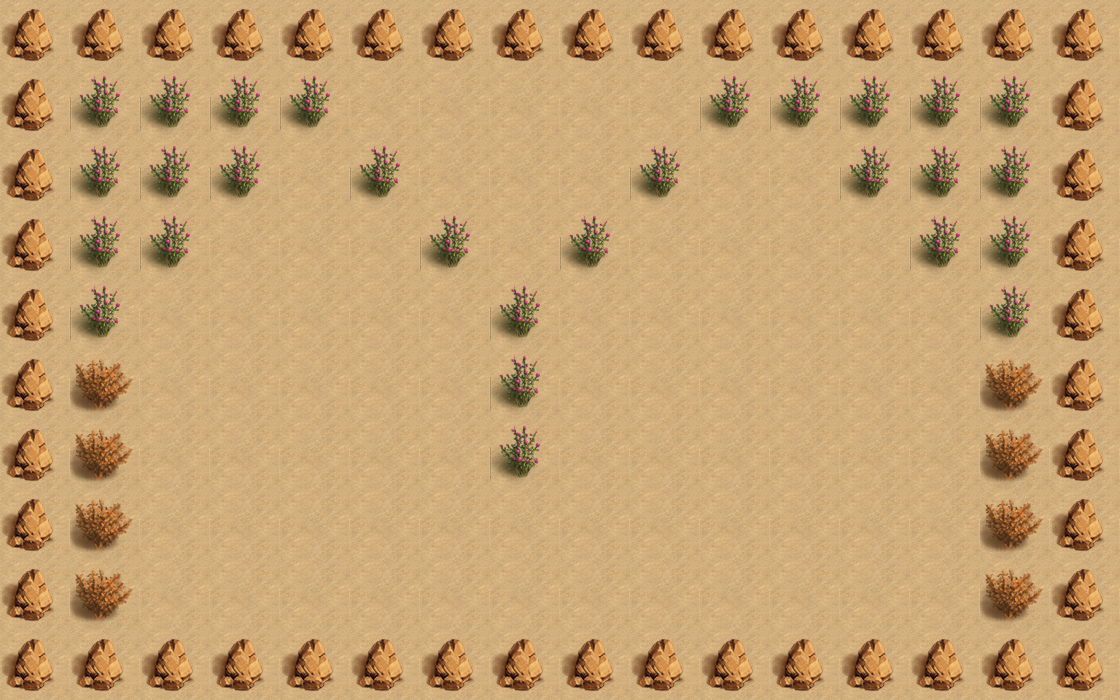

This is a level from a 2D game, rendered from its Tiled map with the project's own tilesets. A one-line summary and the map file follow, with tile-layer data summarised:
An orthogonal 16x10 tile map with 70x70 px tiles, 2 tile layers (bgLayer, walkLayer) and 14 objects (player, key, exit, box_1, box_2, ...).

<map version="1.0" orientation="orthogonal" renderorder="right-down" width="16" height="10" tilewidth="70" tileheight="70" nextobjectid="15">
 <tileset firstgid="1" name="map" tilewidth="70" tileheight="70" tilecount="4">
  <image source="map.png" width="140" height="140" />
 </tileset>
 <layer name="bgLayer" width="16" height="10">
  <data>[160 cells, 160 non-empty, 1 distinct tile ids]</data>
 </layer>
 <layer name="walkLayer" width="16" height="10">
  <data>[160 cells, 84 non-empty, 3 distinct tile ids]</data>
 </layer>
 <objectgroup name="object0">
  <object id="1" name="player" x="280" y="140" width="70" height="70">
   <properties>
    <property name="hp" value="360" />
   </properties>
  </object>
 </objectgroup>
 <objectgroup name="object1">
  <object id="2" name="key" x="490" y="140" width="70" height="70" />
  <object id="3" name="exit" x="490" y="210" width="70" height="70" />
 </objectgroup>
 <objectgroup name="object2">
  <object id="4" name="box_1" x="280" y="350" width="70" height="70" />
  <object id="5" name="box_2" x="490" y="560" width="70" height="70" />
  <object id="6" name="box_3" x="770" y="560" width="70" height="70" />
 </objectgroup>
 <objectgroup name="object5">
  <object id="7" name="transfer0_0" x="140" y="560" width="70" height="70" />
  <object id="8" name="transfer1_0" x="490" y="70" width="70" height="70" />
 </objectgroup>
 <objectgroup name="object3">
  <object id="9" name="trap_6" x="350" y="70" width="70" height="70" />
  <object id="10" name="trap_5" x="630" y="70" width="70" height="70" />
  <object id="11" name="trap_3" x="560" y="140" width="70" height="70" />
  <object id="12" name="trap_4" x="560" y="70" width="70" height="70" />
  <object id="13" name="trap_2" x="420" y="140" width="70" height="70" />
  <object id="14" name="trap_1" x="420" y="70" width="70" height="70" />
 </objectgroup>
</map>
